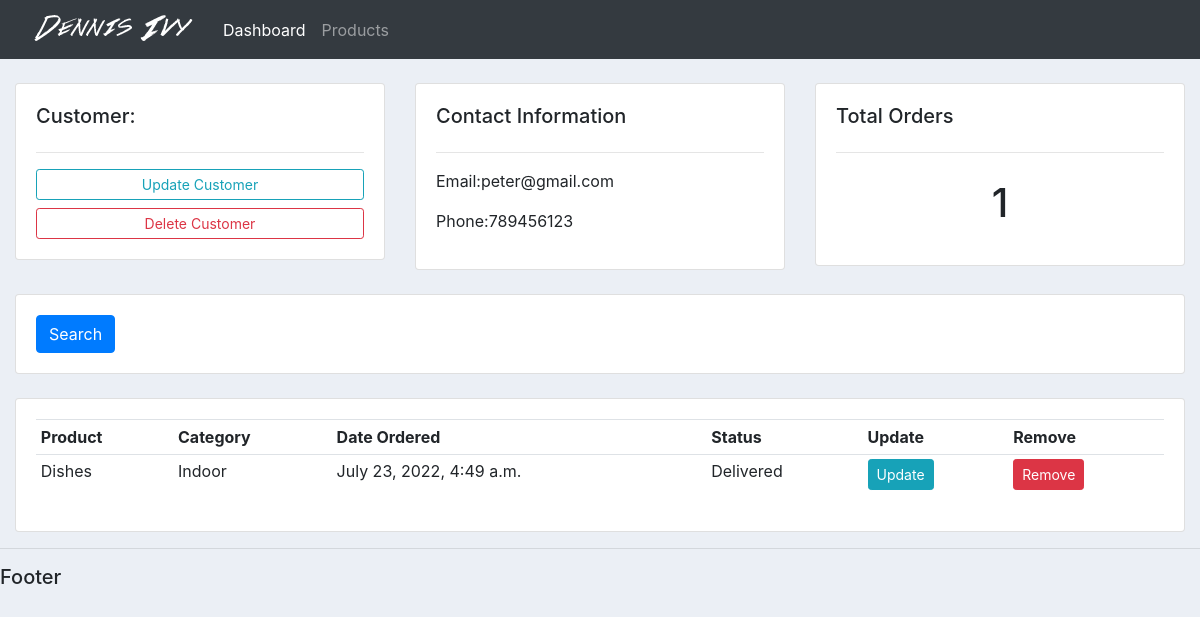
The app's page /customer/2/, older data.
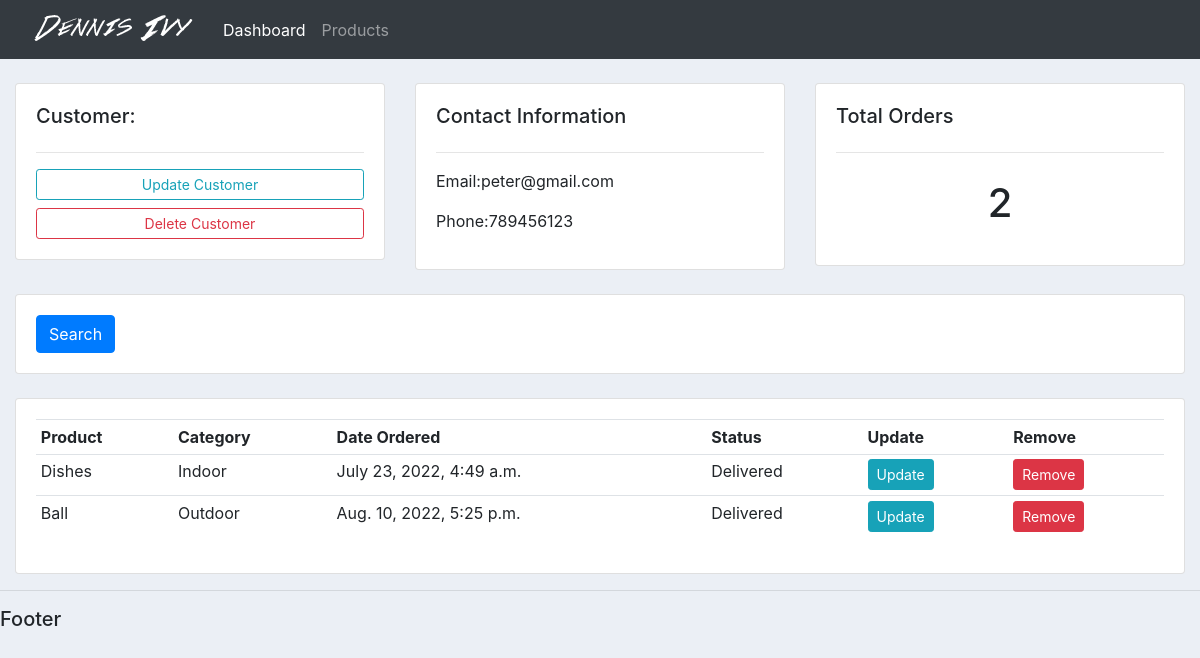
The same page, newer data.
### accounts/models.py (models this page shows, shortened)
class Order(models.Model):
    STATUS = (
        ('Pending', 'Pending'),
        ('Out for Delivery', 'Out for Delivery'),
        ('Delivered', 'Delivered'),
        )
    customer = models.ForeignKey(Customer, null=True, on_delete= models.SET_NULL)
    product = models.ForeignKey(Product, null=True, on_delete=models.SET_NULL)
    date_created = models.DateTimeField(auto_now_add=True, null=True)
    status = models.CharField(max_length=200, null=True, choices=STATUS)

class Product(models.Model):
    CATEGORY = (
        ('Indoor', 'Indoor'),
        ('Outdoor', 'Outdoor'),
        )
    name = models.CharField(max_length=200, null=True)
    price = models.FloatField(null=True)
    category = models.CharField(max_length=200, null=True, choices=CATEGORY)
    description = models.CharField(max_length=200, null=True, blank=True)
    date_created = models.DateTimeField(auto_now_add=True, null=True)
    tags = models.ManyToManyField(Tag)

### accounts/views.py (the view)
# urls.py: path('customer/<str:pk>/', views.customer, name="customer"),
def customer(request, pk):
    customer = Customer.objects.get(id = pk)
    orders = customer.order_set.all()
    orders_count = orders.count()
    context = {'customer':customer, 'orders':orders, 'orders_count':orders_count}
    return render(request, 'accounts/customer.html', context)

### accounts/templates/accounts/customer.html
{% extends 'accounts/main.html' %}
{% block content %}
    <br>
    <div class="row">
        <div class="col-md">
            <div class="card card-body">
                <h5>Customer:</h5>
                <hr>
                <a href="" class="btn btn-outline-info btn-sm btn-block">Update Customer</a>
                <a href="" class="btn btn-outline-danger btn-sm btn-block">Delete Customer</a>
            </div>
        </div>
        <div class="col-md">
            <div class="card card-body">
                <h5>Contact Information</h5>
                <hr>
                <p>Email:{{customer.email}}</p>
                <p>Phone:{{customer.phone}}</p>
            </div>
        </div>
        <div class="col-md">
            <div class="card card-body">
                <h5>Total Orders</h5>
                <hr>
                <h1 style="text-align: center; padding: 10px">{{orders_count}}</h1>
            </div>
        </div>
    </div>
    <br>
    <div class="row">
        <div class="col">
            <div class="card card-body">
                <form action="" method="get">
                    <button class="btn btn-primary" type="submit">Search</button>
                </form>
            </div>
        </div>
    </div>
    <br>
    <div class="row">
        <div class="col-md">
            <div class="card card-body">
                <table class="table table-sm">
                    <tr>
                        <th>Product</th>
                        <th>Category</th>
                        <th>Date Ordered</th>
                        <th>Status</th>
                        <th>Update</th>
                        <th>Remove</th>
                    </tr>
                    {% for order in orders %}
                        <tr>
                            <td>{{order.product.name}}</td>
                            <td>{{order.product.category}}</td>
                            <td>{{order.date_created}}</td>
                            <td>{{order.status}}</td>
                            <td><a class="btn btn-sm btn-info" href="{% url 'update_order' order.id %}">Update</a></td>
                            <td><a class="btn btn-sm btn-danger" href="{% url 'delete_order' order.id %}">Remove</a></td>
                        </tr>
                    {% endfor %}
                </table>
            </div>
        </div>
    </div>
{% endblock %}

Row changes from the older to the newer data that the page shows:
added Order: product.name "Ball", product.category "Outdoor", date_created "Aug. 10, 2022, 5:25 p.m.", status "Delivered"
Text that changed along with them:
{{ orders_count }}: "1" → "2"
